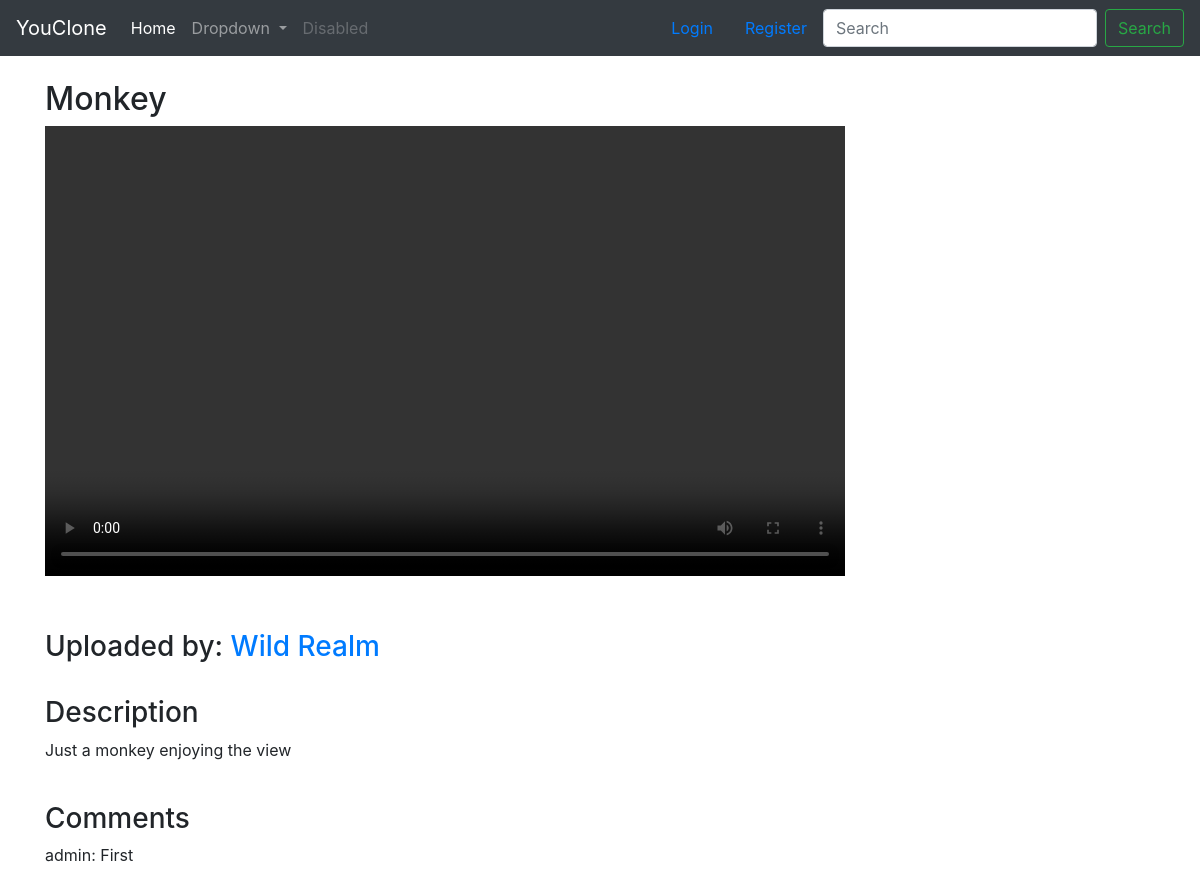
/video/3, run on an earlier commit of the app's database.
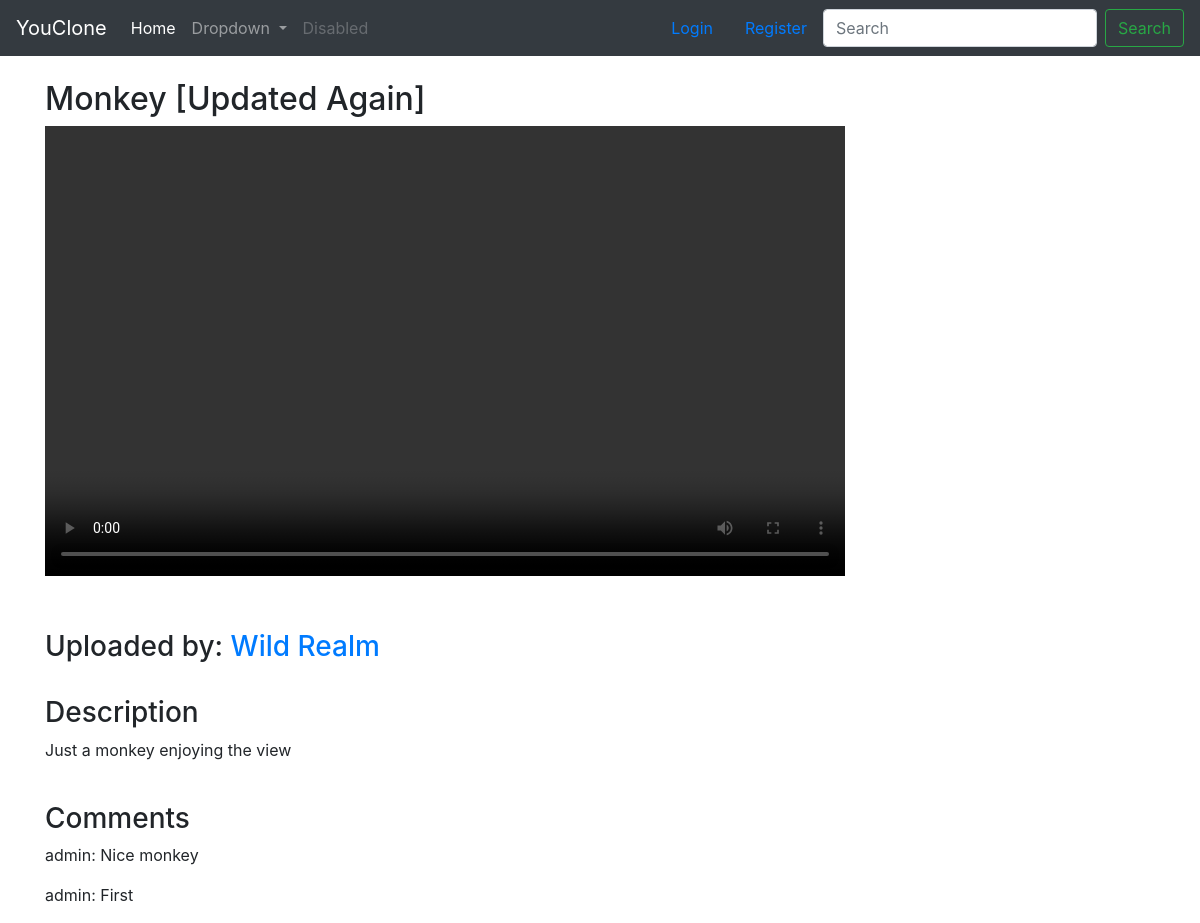
And on a later commit of the database.
### video/models.py (models this page shows, shortened)
class Video(models.Model):
    title = models.CharField(max_length=80)
    user = models.ForeignKey(User, on_delete=models.CASCADE)
    channel = models.ForeignKey(Channel, null=True, on_delete=models.CASCADE)
    file = models.FileField(upload_to='media/videos/')
    thumbnail = models.ImageField(upload_to='media/thumbnails/', blank=True, null=True)
    description = models.TextField(max_length=5000, blank=True, null=True)
    upload_date = models.DateTimeField(auto_now_add=True)
    tag = models.ManyToManyField(Tag, blank=True)
    likes = models.IntegerField(default=0)
    views = models.IntegerField(default=0)

class Comment(models.Model):
    video = models.ForeignKey(Video, on_delete=models.CASCADE, related_name='comments')
    user = models.ForeignKey(User, on_delete=models.CASCADE)
    content = models.TextField(max_length=10000)
    timestamp = models.DateTimeField(auto_now_add=True)

### channel/models.py (models this page shows, shortened)
class Channel(models.Model):
    name = models.CharField(max_length=30)
    user = models.ForeignKey(User, null=True, on_delete=models.CASCADE)
    description = models.TextField(max_length=5000, blank=True)
    subscribers = models.ManyToManyField(User, related_name='channel_subscribers', blank=True)
    creation_date = models.DateTimeField(auto_now_add=True)
    avatar = models.ImageField(upload_to='media/avatars')
    def __str__(self):
        return self.name

### video/views.py (the view, shortened to what this page needs)
# urls.py: path('video/<int:pk>', views.video_detail, name='video-detail'),
def video_detail(request, pk):
    video = get_object_or_404(Video, pk=pk)
    Video.objects.filter(pk=pk).update(views=F('views') + 1)
    form = CommentForm()
    comment_list = video.comments.order_by('-timestamp')
    context = {
        'video': video,
        'form': form,
        'comment_list': comment_list
    }
    return render(request, 'video/video.html', context)

### video/forms.py
class CommentForm(forms.ModelForm):
    class Meta:
        model = Comment
        widgets = {
            'content': forms.TextInput(attrs={'placeholder': 'Add a comment...'})
        }
        fields = ['content']

### video/templates/video/video.html (shortened to what this page needs)
{% extends 'video/base.html' %}
{% load crispy_forms_tags %}
{% block content %}
<section class="container mt-4">
    <h2>{{ video.title }}
    </h2>
    <div class="row">
        <div class="col-md-4 mb-4">
            <video width="800" height="450" controls>
                <source src="{{ video.file.url }}" type="video/mp4">
            </video>
        </div>
    </div>
    <div class="row mt-4">
        <div class="col-md-8">
            <h3>Uploaded by: <a href="{% url 'channel:channel-detail' video.channel_id %}">{{ video.channel }}</a></h3>
        </div>
    </div>
    <div class="row mt-4">
        <div class="col-md-8">
            <h3>Description</h3>
            <p>{{ video.description }}</p>
        </div>
    </div>
    <div class="row mt-4">
        <div class="col-md-8">
            <h3>Comments</h3>
            {% for comment in comment_list %}
                <div class="comment">
                    <p>{{ comment.user }}: {{ comment.content }}</p>
                </div>
            {% endfor %}
        </div>
    </div>
</section>
{% endblock %}

What changed in the data, as far as the page shows it:
changed Video "Just a monkey enjoying the view": title "Monkey" → "Monkey [Updated Again]"
added Comment: user "admin", content "Nice monkey"
